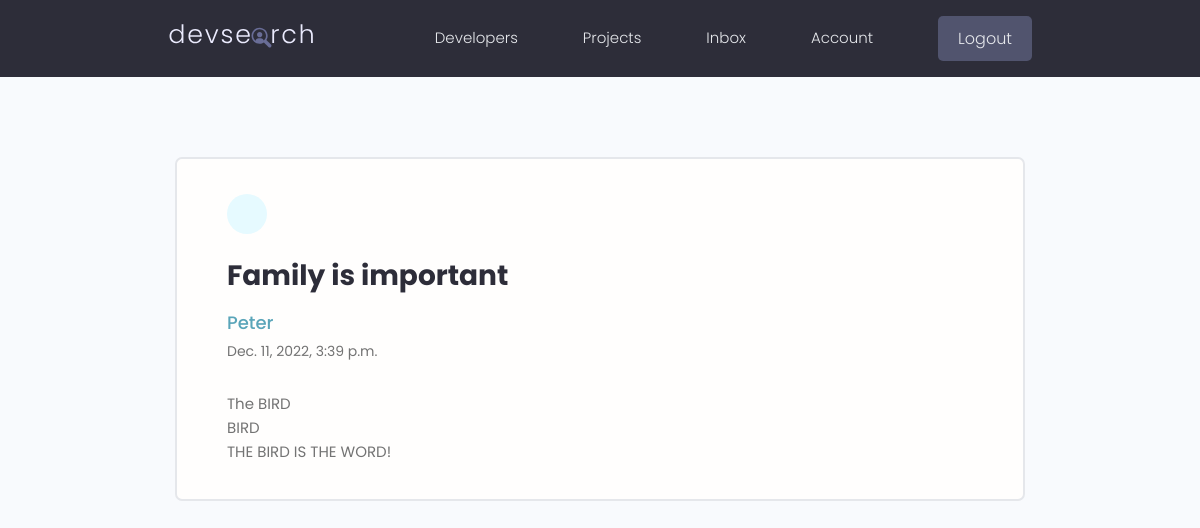
Screenshot of /message/548df027-7dfb-4e4f-ac02-5080b82ac605/ (signed in) with the database file from the repository.
### users/models.py (models this page shows, shortened)
class Message(models.Model):
    sender = models.ForeignKey(Profile, on_delete=models.SET_NULL, null=True, blank=True)
    recipient = models.ForeignKey(Profile, on_delete=models.SET_NULL, null=True, blank=True, related_name="messages")
    name = models.CharField(max_length=200, null=True, blank=True)
    email = models.EmailField(max_length=500, null=True, blank=True)
    subject = models.CharField(max_length=200, null=True, blank=True)
    body = models.TextField()
    is_read = models.BooleanField(default=False, null=True)
    created = models.DateTimeField(auto_now_add=True)
    id = models.UUIDField(default=uuid.uuid4, unique=True, primary_key=True, editable=False)
    class Meta:
        ordering = ["is_read", "-created"]

### users/views.py (the view)
# urls.py: path("message/<str:pk>/", views.viewMessage, name="message"),
@login_required(login_url="login")
def viewMessage(request, pk):
    profile = request.user.profile
    message = profile.messages.get(id=pk)
    if message.is_read == False:
        message.is_read = True
        message.save()
    context = {"message" : message}
    return render(request, "users/message.html", context)

### users/templates/users/message.html (shortened to what this page needs)
{% extends "main.html" %}
{% block content%}
  <main class="messagePage my-xl">
    <div class="content-box">
      <div class="message">
        <a class="backButton" href="{% url 'inbox' %}"></a>
        <h2 class="message__subject">{{message.subject}}</h4>
          <a href="profile.html" class="message__author">{{message.name}}</a>
          <p class="message__date">{{message.created}}</p>
          <div class="message__body">
            {{message.body|linebreaksbr}}
          </div>
      </div>
    </div>
  </main>
{% endblock content %}

### static/styles/app.css (style rules this page uses)
:root { --color-sub: #2d2d39; }
.content-box { width: 95%; max-width: 85rem; margin: 0 auto; }
.message { padding: 2.5rem 0; }
.message > a { display: flex; gap: 1rem; }
.message__author, .message__date { flex-basis: 25%; }
.message__subject { flex-basis: 50%; }
.message__date { text-align: right; }
.messagePage .message { list-style: none; background: var(--color-white); padding: 3.5rem 5rem; border: 2px solid var(--color-light); border-radius: 0.7rem; }
.messagePage .message__subject { font-size: 2.8rem; color: var(--color-sub); margin-bottom: 1rem; margin-top: 2rem; }
.messagePage .message__author { font-size: 1.8rem; font-weight: 500; }
.messagePage .message__date { font-size: 1.4rem; font-weight: 400; text-align: left; margin-bottom: 3rem; }
.backButton { background: var(--color-main-light); color: var(--color-main); width: 4rem; height: 4rem; display: flex; align-items: center; justify-content: center; border-radius: 50%; }

### static/uikit/styles/modules/_variables.css (style rules this page uses)
:root { --color-main: #5aa5b9; --color-main-light: #e6faff; --color-sub: #3f4156; --color-sub-light: #51546e; --color-sub-lighter: #ededfd; --color-text: #737373; --color-gray: #8b8b8b; --color-light: #e5e7eb; --color-light-gray: #767676; --color-bg: #f8fafd; --color-white: #fffefd; --color-white-light: #f3f3f3; --color-success: #359e64; --color-success-bg: #def8e8; --color-error: #fc4b0b; --color-error-bg: #fff2ee; --font-base: 'Poppins', arial, helvetica, 'Segoe UI', roboto, ubuntu, sans-serif; --font-monospace: 'Fira Code', 'Courier New', courier, monospace; --font-regular: 300; --font-medium: 500; --font-bold: 700; --generic-shadow: 1px 1px 5px #00000010; --generic-transition: all 0.3s ease-in-out; }

### static/uikit/styles/modules/_base.css (style rules this page uses)
* { margin: 0; padding: 0; box-sizing: border-box; text-rendering: optimizeLegibility; color: inherit; font-size: inherit; }
html { font-size: 50%; }
@media only screen and (min-width: 480px) { html { font-size: 56.25%; } }
@media only screen and (min-width: 1200px) { html { font-size: 62.5%; } }
body { line-height: 1.6; font-weight: 400; font-size: 1.5rem; color: var(--color-text); background-color: var(--color-bg); min-height: 100vh; }

### static/uikit/styles/modules/_typography.css (style rules this page uses)
* { font-family: var(--font-base); }
h2 { font-size: 3.6rem; font-weight: var(--font-bold); }
p, span, strong { font-size: 1.6rem; color: var(--color-text); font-weight: var(--font-regular); }
a { padding-bottom: 2px; text-decoration: none; display: inline-block; color: var(--color-main); font-weight: var(--font-medium); }

### static/uikit/styles/modules/_utilities.css (style rules this page uses)
.my-xl { margin: 8rem auto; }

### rows the page displays
Message: subject "Family is important", name "Peter", created "Dec. 11, 2022, 3:39 p.m.", body "The BIRD BIRD THE BIRD IS THE WORD!"
